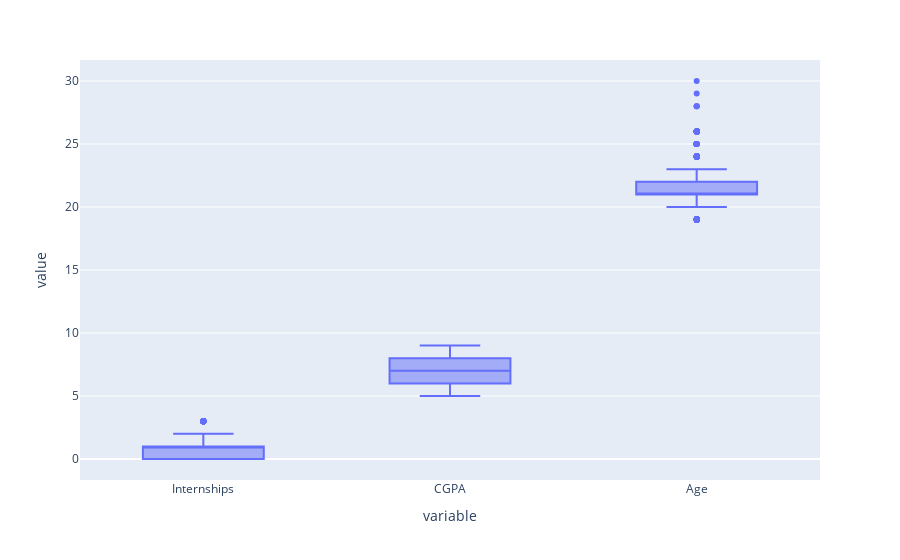

Source (notebook cell):
### Code cell
figure = px.box(data, y=['Internships','CGPA', 'Age'])  
figure.show()

### Figure 1 — Plotly figure (JSON) as saved in the notebook; plotly's stock layout.template omitted (floating-point values rounded to 4 significant figures; data arrays with more than 128 entries replaced by an {"elided": "..."} marker saying what was removed)
{"data": [{"alignmentgroup": "True", "hovertemplate": "variable=%{x}<br>value=%{y}<extra></extra>", "legendgroup": "", "marker": {"color": "#636efa"}, "name": "", "notched": false, "offsetgroup": "", "orientation": "v", "showlegend": false, "type": "box", "x": {"elided": "3411 str values"}, "x0": " ", "xaxis": "x", "y": {"elided": "3411 int values"}, "y0": " ", "yaxis": "y"}], "layout": {"boxmode": "group", "legend": {"tracegroupgap": 0}, "margin": {"t": 60}, "xaxis": {"anchor": "y", "domain": [0, 1], "title": {"text": "variable"}}, "yaxis": {"anchor": "x", "domain": [0, 1], "title": {"text": "value"}}}}
